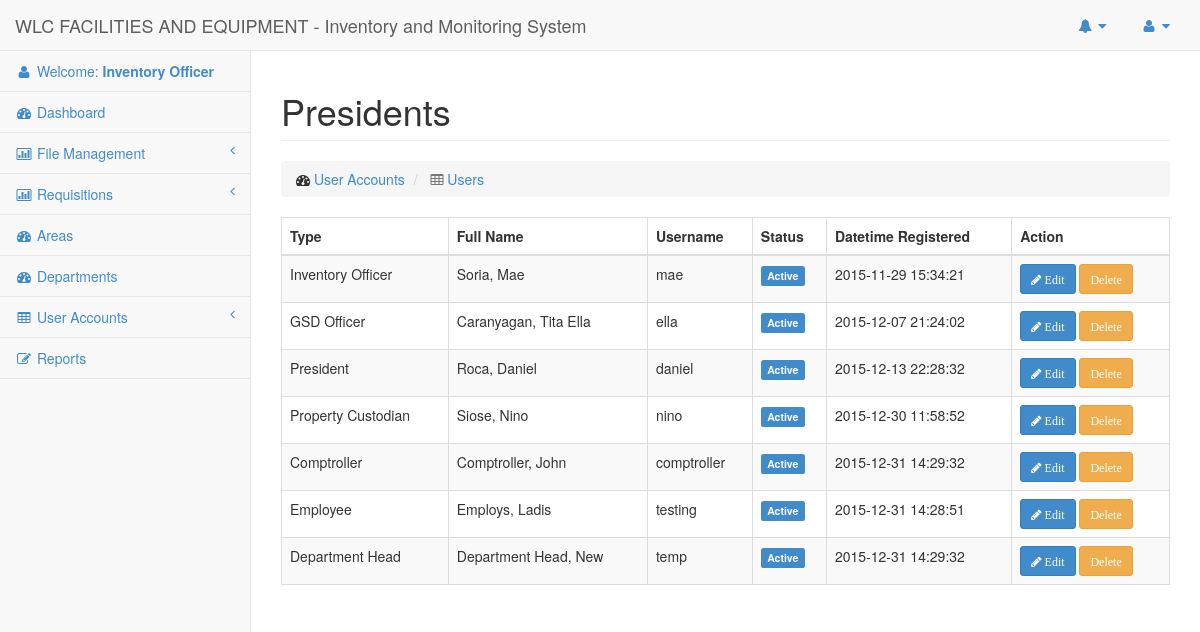
Before: /Pages/Users/list.php (signed in) with the older database file.
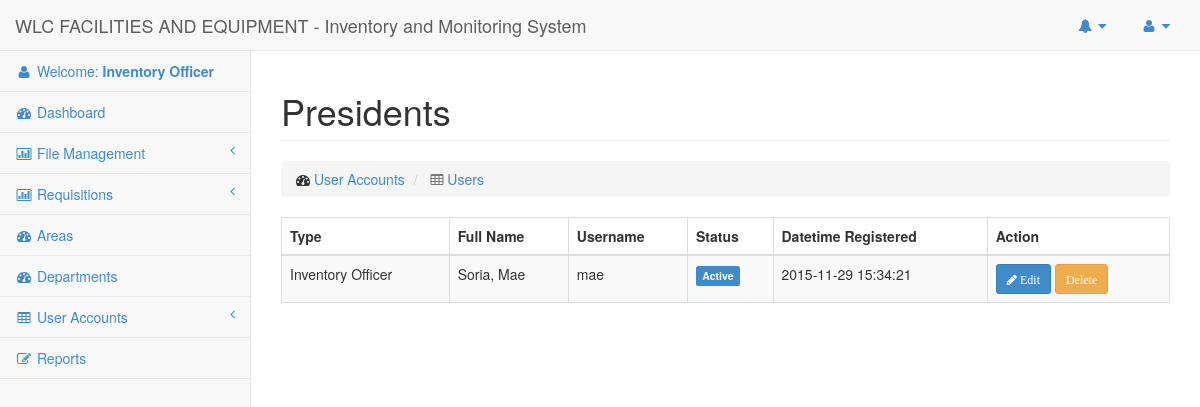
After: the same page with the newer database file.
### tables this page shows
CREATE TABLE `users` (
  `id` int(50) NOT NULL AUTO_INCREMENT,
  `email` varchar(100) NOT NULL,
  `password` varchar(100) NOT NULL,
  `lastname` varchar(100) NOT NULL,
  `firstname` varchar(100) NOT NULL,
  `middlename` varchar(50) NOT NULL,
  `status` enum('Active','Inactive','Deleted') NOT NULL,
  `type` varchar(30) NOT NULL,
  `datetime_added` datetime NOT NULL,
  `datetime_updated` varchar(45) NOT NULL,
  `datetime_deleted` varchar(45) NOT NULL,
  `department_id` int(11) NOT NULL,
  PRIMARY KEY (`id`),
  UNIQUE KEY `user_id` (`id`),
  UNIQUE KEY `user_id_2` (`id`),
  UNIQUE KEY `user_id_3` (`id`)
);

### Core/Template.php (called while the page is built)
<?php
Class Template
{
	public static function header()
	{
		include $_SERVER['DOCUMENT_ROOT'].'/Pages/Includes/header.php';
	}
	public static function footer($scripts = false)
	{
		include $_SERVER['DOCUMENT_ROOT'].'/Pages/Includes/footer.php';
	}
}

### Config/DbConnection.php (called while the page is built, shortened)
<?php
Class DbConnection{
	private static $_instance;
	public static function connect() {
		if(!self::$_instance) {
			self::$_instance = new self();
		}
		return self::$_instance;
	}
	private function __construct() {
		$this->_connection = new mysqli(Constant::DB_HOST, Constant::DB_USER,
			Constant::DB_PASS, Constant::DB_NAME);
	}
	public function getConnection() {
		return $this->_connection;
	}
}

### Core/Login.php (called while the page is built, shortened)
<?php
Class Login {
	public static function getUserLoggedInId()
	{
		return $_SESSION['id'];
	}
}

### Repositories/Notification.php (called while the page is built, shortened)
<?php
class Notification extends Base
{
	public function getAllByRecepient($recepientId)
	{
		$sql = "
			SELECT
				`notifications`.`id` as notification_id,
				`notifications`.`msg` as notification_msg,
				`notifications`.`datetime_sent` as notification_datetime_sent,
				`users`.`firstname` as user_firstname,
				`users`.`lastname` as user_lastname
			FROM
				`notifications`
			JOIN
				`users`
			ON
				`users`.`id` = `notifications`.`sender_id`
			WHERE
				`notifications`.`recepient_id` = $recepientId
			AND
				`notifications`.`viewed` = '".Constant::NOTIFICATION_NOT_VIEWED."'
		";
		return $this->raw($sql);
	}
}

### Repositories/Base.php (called while the page is built, shortened)
<?php
Class Base {
	public $connection = '';
	public function __construct()
	{
		$this->connection = DbConnection::connect()->getConnection();
	}
	public function getAll($columns = null, $where = null)
	{
		$sql = '';
		if ($columns) {
			$sql = 'SELECT '.implode(',', $columns).' FROM '.$this->table;
		} else {
			$sql = 'SELECT * FROM '.$this->table;
		}
		$data = $this->connection->query($sql);
		return $data;
	}
	public function raw($sql)
	{
		return $this->connection->query($sql);
	}
}
?>

### Core/Link.php (called while the page is built)
<?php
Class Link
{
	public static function createUrl($url)
	{
		return 'http://'.$_SERVER['HTTP_HOST'].'/'.$url;
	}
}

### Core/LoggedInUser.php (called while the page is built, shortened)
<?php
Class LoggedInUser
{
	public static function type()
	{
		return isset($_SESSION['type']) ? $_SESSION['type'] : null;
	}
}

### Utilities/RequesterUtility.php (called while the page is built)
<?php
Class RequesterUtility
{
	public static function getFullName($data)
	{
		return ucwords($data['user_lastname']).', '.ucwords($data['user_firstname']).' ';
	}
}

### Pages/Users/list.php (the view, shortened to what this page needs)
<?php
$userObj = new User();
?>
<?php Template::header(); ?>
  <div class="row">
      <div class="col-lg-12">
          <h1 class="page-header">Presidents</h1>
          <ol class="breadcrumb">
              <li>
                  <i class="fa fa-dashboard"></i>  <a href="#">User Accounts</a>
              </li>
              <li class='active'>
                  <i class="fa fa-table"></i>  <a href="#">Users</a>
              </li>
          </ol>
      </div>
  </div>
  <div class="row">
    <div class="col-md-12">
      <div class="table-responsive">
        <?php
            $result = $userObj->getAll([
                'email',
                'firstname as user_firstname',
                'middlename',
                'lastname as user_lastname',
                'status',
                'datetime_added',
                'type'
              ], []);
        ?>
        <table class="table table-striped table-hover table-bordered">
          <thead>
              <tr id='th'>
                <th> Type </th>
                <th> Full Name </th>
                <th> Username </th>
                <th> Status </th>
                <th> Datetime Registered </th>
                <th> Action </th>
              </tr>
          </thead>
          <tbody>
            <?php if ($result && 0 != $result->num_rows) { ?>
                <?php  while ($user = $result->fetch_assoc()) { ?>
                  <tr>
                    <td><?php echo $user['type']; ?></td>
                    <td><?php echo RequesterUtility::getFullName($user); ?></td>
                    <td><?php echo $user['email']; ?></td>
                    <td><?php echo UserUtility::formatStatus($user['status']); ?></td>
                    <td><?php echo $user['datetime_added']; ?></td>
                    <td>
                        <a href="#" class='btn btn-sm btn-primary'>
                          <i class='fa fa-pencil'> Edit</i>
                        </a>
                        <a href="#" class='btn btn-sm btn-warning'>
                          <i class='fa fa-delete'>Delete</i>
                        </a>
                    </td>
                  </tr>
                <?php } ?>
            <?php } ?>
          </tbody>
        </table>
      </div>
    </div>
  </div>
<?php Template::footer(); ?>

### Pages/Includes/header.php (shortened to what this page needs)
<!DOCTYPE html>
<html lang="en">
<head>
    <?php
        Assets::renderCss([
            'bootstrap.min.css',
            'metisMenu.min.css',
            'timeline.css',
            'sb-admin-2.css',
            'morris.css',
            'font-awesome.min.css'
        ]);
    ?>
</head>
<body>
    <div id="wrapper">
        <nav class="navbar navbar-default navbar-static-top" role="navigation" style="margin-bottom: 0">
            <div class="navbar-header">
                <a class="navbar-brand" href="index.html">WLC FACILITIES AND EQUIPMENT - Inventory and Monitoring System</a>
            </div>
            <ul class="nav navbar-top-links navbar-right">
                <?php
                    $notificationObj = new Notification();
                    $notification = $notificationObj->getAllByRecepient(Login::getUserLoggedInId());
                ?>
                <li class="dropdown" <?php echo ($notification) ? "id='view_notif'" :'' ?>>
                    <a class="dropdown-toggle" data-toggle="dropdown" href="#">
                        <i class="fa fa-bell fa-fw"></i>  <i class="fa fa-caret-down"></i>
                    </a>
                </li>
                <li class="dropdown">
                    <a class="dropdown-toggle" data-toggle="dropdown" href="#">
                        <i class="fa fa-user fa-fw"></i>  <i class="fa fa-caret-down"></i>
                    </a>
                </li>
            </ul>
            <div class="navbar-default sidebar" role="navigation">
                <div class="sidebar-nav navbar-collapse">
                    <ul class="nav" id="side-menu">
                        <li>
                            <a href="javascript:void(0)"><i class="fa fa-user fa-fw"></i> Welcome: <b><?php echo $_SESSION['type']; ?></b></a>
                        </li>
                        <li>
                            <a href="<?php echo Link::createUrl('Pages/home.php'); ?>"><i class="fa fa-dashboard fa-fw"></i> Dashboard</a>
                        </li>
                        <?php if (LoggedInUser::type() == Constant::USER_INVENTORY_OFFICER) { ?>
                            <li>
                                <a href="#"><i class="fa fa-bar-chart-o fa-fw"></i> File Management<span class="fa arrow"></span></a>
                            </li>
                            <li>
                                <a href="#"><i class="fa fa-bar-chart-o fa-fw"></i> Requisitions<span class="fa arrow"></span></a>
                            </li>
                            <li>
                                <a href="<?php echo Link::createUrl('Pages/Areas/list.php'); ?>"><i class="fa fa-dashboard fa-fw"></i> Areas</a>
                            </li>
                            <li>
                                <a href="<?php echo Link::createUrl('Pages/Departments/list.php'); ?>"><i class="fa fa-dashboard fa-fw"></i> Departments</a>
                            </li>
                            <li>
                                <a href="#"><i class="fa fa-table fa-fw"></i> User Accounts<span class="fa arrow"></span></a>
                            </li>
                            <li>
                                <a href="<?php echo Link::createUrl('Pages/Reports/list.php'); ?>"><i class="fa fa-edit fa-fw"></i> Reports</a>
                            </li>
                        <?php } ?>
                    </ul>
                </div>
            </div>
        </nav>
        <div id="page-wrapper">

### Core/Assets.php (shortened to what this page needs)
<?php
Class Assets
{
	public static function renderCss($filenames)
	{
		foreach ($filenames as $filename) {
			$filename = 'http://'.$_SERVER['HTTP_HOST'].'/css/'.$filename;
			echo "<link rel='stylesheet' href=$filename />";
		}
	}
}

### Utilities/UserUtility.php (shortened to what this page needs)
<?php
class UserUtility
{
	public static function formatStatus($status)
	{
		if ($status == Constant::USER_ACTIVE) {
			return '<label class="label label-primary">Active</label>';
		} else if ($status == Constant::USER_DELETED) {
			return '<label class="label label-danger">Deleted</label>';
		}
	}
}

### Pages/Includes/footer.php (shortened to what this page needs)
</div>
    </div>
</body>
</html>

### css/sb-admin-2.css (style rules this page uses)
body { background-color: #f8f8f8; }
#wrapper { width: 100%; }
#page-wrapper { padding: 0 15px; min-height: 568px; background-color: #fff; }
@media (min-width:768px) { #page-wrapper { position: inherit; margin: 0 0 0 250px; padding: 0 30px; border-left: 1px solid #e7e7e7; } }
.navbar-top-links { margin-right: 0; }
.navbar-top-links li { display: inline-block; }
.navbar-top-links li:last-child { margin-right: 15px; }
.navbar-top-links li a { padding: 15px; min-height: 50px; }
.sidebar .sidebar-nav.navbar-collapse { padding-right: 0; padding-left: 0; }
.sidebar ul li { border-bottom: 1px solid #e7e7e7; }
.sidebar .arrow { float: right; }
.sidebar .fa.arrow:before { content: "\f104"; }
@media (min-width:768px) { .sidebar { z-index: 1; position: absolute; width: 250px; margin-top: 51px; } }

Changed rows visible on the page:
removed users: type "GSD Officer", RequesterUtility::getFullName($user) "Caranyagan, Tita Ella", email "ella", status "Active", datetime_added "2015-12-07 21:24:02"
removed users: type "President", RequesterUtility::getFullName($user) "Roca, Daniel", email "daniel", status "Active", datetime_added "2015-12-13 22:28:32"
removed users: type "Property Custodian", RequesterUtility::getFullName($user) "Siose, Nino", email "nino", status "Active", datetime_added "2015-12-30 11:58:52"
removed users: type "Comptroller", RequesterUtility::getFullName($user) "Comptroller, John", email "comptroller", status "Active", datetime_added "2015-12-31 14:29:32"
removed users: type "Employee", RequesterUtility::getFullName($user) "Employs, Ladis", email "testing", status "Active", datetime_added "2015-12-31 14:28:51"
removed users: type "Department Head", RequesterUtility::getFullName($user) "Department Head, New", email "temp", status "Active", datetime_added "2015-12-31 14:29:32"
